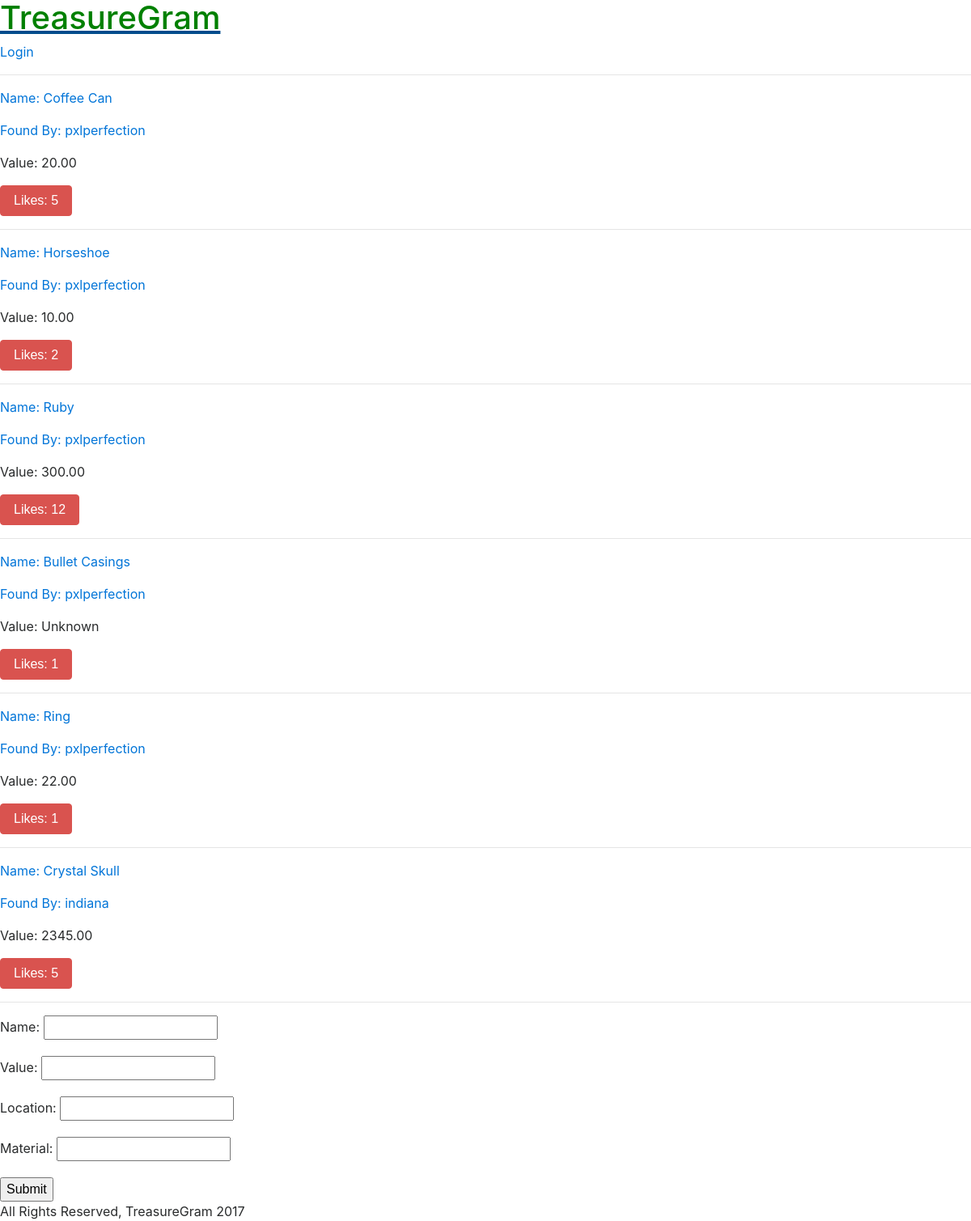
The page / on the database its author committed.
### main_app/models.py (models this page shows, shortened)
class Treasure(models.Model):
    user = models.ForeignKey(User)
    name = models.CharField(max_length=100)
    value = models.DecimalField(max_digits=10, decimal_places=2)
    material = models.CharField(max_length=100)
    location = models.CharField(max_length=100)
    likes = models.IntegerField(default=0)

### main_app/views.py (the view)
# urls.py: url(r'^$', views.index),
def index(request):
    treasures = Treasure.objects.all()
    form = TreasureForm()
    return render(request, 'index.html', {'treasures':treasures, 'form':form})

### main_app/forms.py
class TreasureForm(forms.ModelForm):
    class Meta:
        model = Treasure
        fields = ['name', 'value', 'location', 'material']

### main_app/templates/index.html (shortened to what this page needs)
{% extends 'base.html' %}
{% load staticfiles %}
  {% block content %}
  {% for treasure in treasures %}
    <a href="/{{treasure.id}}">
      <p>Name: {{ treasure.name }}</p>
    </a>
    <a href="/user/{{treasure.user.username}}"
      <p>Found By: {{treasure.user.username }}</p>
    </a>
    {% if treasure.value > 0 %}
      <p>Value: {{ treasure.value}}</p>
    {% else %}
      <p>Value: Unknown</p>
    {% endif%}
    <button id ="likes" data-id="{{treasure.id}}" class="btn btn-mini btn-danger glyphicon glyphicon-heart" type="button">Likes:
            {% if treasure.likes > 0 %} {{ treasure.likes }}{% else %} None :({% endif %}
          </button>
    <hr />
  {% endfor %}
  <form action="post_url/" method="post">
      {{ form.as_p }}
      <input type="submit" value="Submit" />
  </form>
{% endblock %}

### main_app/templates/base.html (shortened to what this page needs)
{% load staticfiles %}
<!DOCTYPE html>
<html>
  <head>
    <link rel="stylesheet" type="text/css" href="{% static 'bootstrap.min.css' %}" / />
    <link rel="stylesheet" type="text/css" href="{% static 'style.css' %}" />
  </head>
  <body>
    <a href="/"><h1>TreasureGram</h1></a>
    {% if user.is_authenticated %}
         <a  href="{% url 'profile' user.username %}">Hello, {{ user.username }}!</a> |
         <a  href="{% url 'logout' %}">Logout</a>
     {% else %}
         <a  href="{% url 'login' %}">Login</a>
     {% endif %}
  <hr />
	{% block content %}
	{% endblock %}
  <footer>
    All Rights Reserved, TreasureGram 2017
  </footer>
  </body>
</html>

### main_app/static/style.css (style rules this page uses)
h1 { color: green; }

### rows shown on the page
Treasure: name "Coffee Can", user.username "pxlperfection", value "20.00", likes "5"
Treasure: name "Horseshoe", user.username "pxlperfection", value "10.00", likes "2"
Treasure: name "Ruby", user.username "pxlperfection", value "300.00", likes "12"
Treasure: name "Bullet Casings", user.username "pxlperfection", value "Value: Unknown", likes "1"
Treasure: name "Ring", user.username "pxlperfection", value "22.00", likes "1"
Treasure: name "Crystal Skull", user.username "indiana", value "2345.00", likes "5"
